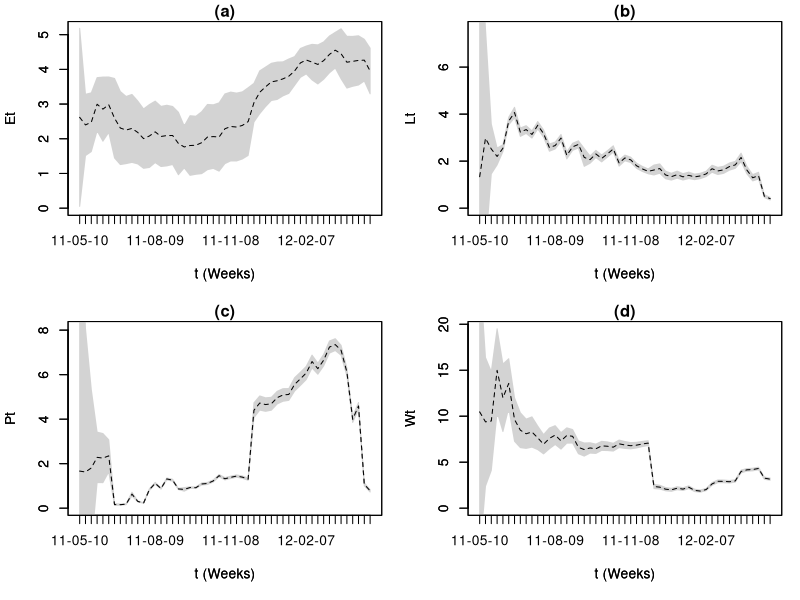
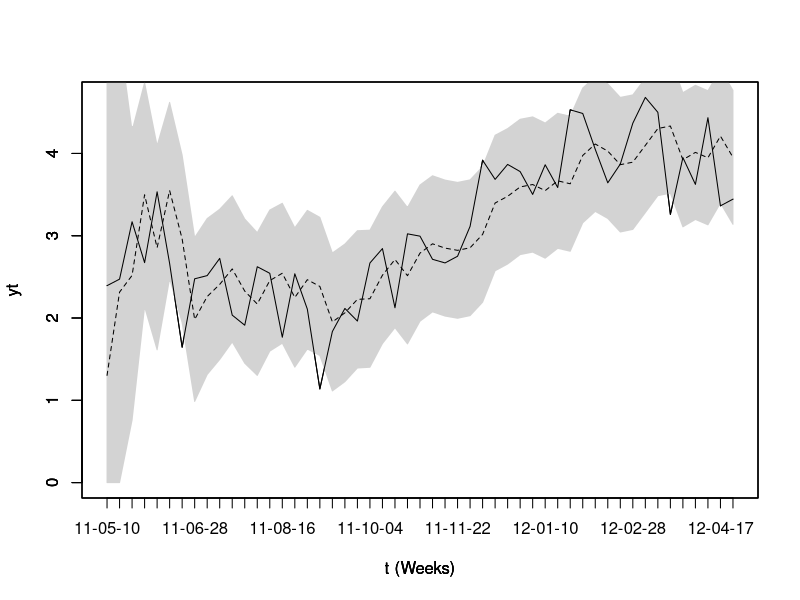
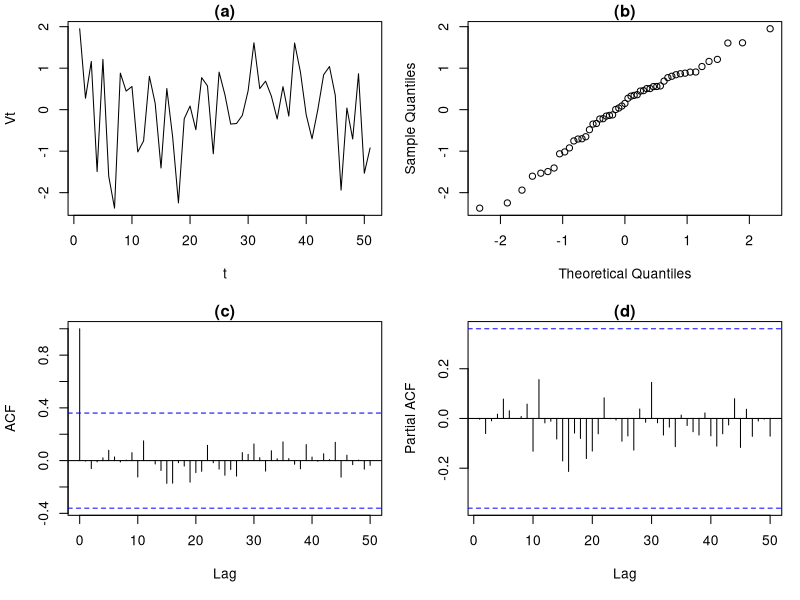

Reproduce these figures in R, in order.
################################################################################
##
## GRAPHS: Adjusting a tSate Space Model to Aedes Aegypti Trap Data    
##
################################################################################
# date: 01/01/2018
#############################################################################

require(chron)
#############################################################################
# set directory:

#############################################################################
### loading:
EstFKVE=read.table("att1EggDengueModelv21.csv",sep=",",dec=".",header=TRUE)
EstFKVE=EstFKVE[,]
EstFKVEpt=read.table("ptt1EggDengueModelv21.csv",sep=",",dec=".",header=TRUE)
EstFKVEpt=EstFKVEpt[,]
EstFKVEytt1=read.table("ytt1EggDengueModelv21.csv",sep=",",dec=".",header=TRUE)
EstFKVEytt1
ytt1=EstFKVEytt1$ytt1
EstFKVEft=read.table("FtEggDengueModelv21.csv",sep=",",dec=".",header=TRUE)
EstFKVEft
Ft=EstFKVEft$Ft
yt=read.table("ytovos-costarica.csv",sep="",dec=",",header=FALSE)
yt=log(yt$V1)
n1=length(yt)

#############################################################################
##
## GRAPHS:
##
############################################################################  
Et=(EstFKVE$Et)
qlils=1.96
liEt=Et-qlils*sqrt(EstFKVEpt$Et)
lsEt=Et+qlils*sqrt(EstFKVEpt$Et)
liEt
Et
lsEt
Etm=matrix(0,n1,3)
Etm[,1]=liEt
Etm[,2]=lsEt
Etm[,3]=Et
Lt=(EstFKVE$lt)
liLt=Lt-qlils*sqrt(EstFKVEpt$lt)
lsLt=Lt+qlils*sqrt(EstFKVEpt$lt)
Ltm=matrix(0,n1,3)
Ltm[,1]=liLt
Ltm[,2]=lsLt
Ltm[,3]=Lt
Pt=(EstFKVE$Pt)
liPt=Pt-qlils*sqrt(EstFKVEpt$Pt)
lsPt=Pt+qlils*sqrt(EstFKVEpt$Pt)
Ptm=matrix(0,n1,3)
Ptm[,1]=liPt
Ptm[,2]=lsPt
Ptm[,3]=Pt
Wt=(EstFKVE$Wt)
liWt=Wt-qlils*sqrt(EstFKVEpt$Wt)
lsWt=Wt+qlils*sqrt(EstFKVEpt$Wt)
Wtm=matrix(0,n1,3)
Wtm[,1]=liWt
Wtm[,2]=lsWt
Wtm[,3]=Wt

#############################################################################
##
## GRAPH 1:
##
############################################################################  
par(mfrow=c(2,2),mar = c(5.1,4.1,1.3,1.1))
#Et
seq1=seq(1,n1)
seq2=seq(n1,1)
seq3=array(0,c(n1))
require(chron)
Weeks=seq.dates("05/10/11", "04/24/12", by = "weeks") # serie ovos BH
at=seq(as.Date("2011/05/10"), as.Date("2012/04/24"), "weeks")  # Mexer aqui!!
plot(at,Etm[,3],lty=c(2,2,1),ylab="Et",ylim=c(0,max(Etm[2:n1,])),xlab="t (Weeks)",type='l',xaxt = "n")
polygon(c(at, sort(Weeks,decreasing = TRUE)),c((Etm[,1]),rev((Etm[,2]))),col="light grey",border="light grey",angle=90)
par(new=T)
plot(at,Etm[,3],lty=c(2),ylab="Et",xlab="t (Weeks)",ylim=c(0,max(Etm[2:n1,])),type='l',xaxt = "n")
axis.Date(1,at=at,format="%y-%m-%d", col.axis = 1, col = 1)
title("(a)")
#Lt
seq1=seq(1,n1)
seq2=seq(n1,1)
seq3=array(0,c(n1))
plot(at,Ltm[,3],lty=c(2,2,1),ylab="Lt",ylim=c(0,max(Ltm[2:n1,])),xlab="t (Weeks)",type='l',xaxt = "n")
polygon(c(at, sort(Weeks,decreasing = TRUE)),c((Ltm[,1]),rev((Ltm[,2]))),col="light grey",border="light grey",angle=90)
par(new=T)
plot(at,Ltm[,3],lty=c(2),ylab="Lt",ylim=c(0,max(Ltm[2:n1,])),xlab="t (Weeks)",type='l',xaxt = "n")
axis.Date(1,at=at,format="%y-%m-%d", col.axis = 1, col = 1)
title("(b)")
#Pt
seq1=seq(1,n1)
seq2=seq(n1,1)
seq3=array(0,c(n1))
plot(at,Ptm[,3],lty=c(2),ylab="Pt",ylim=c(0,max(Ptm[2:n1,])),xlab="t (Weeks)",type='l',xaxt = "n")
par(new=T)
polygon(c(at, sort(at,decreasing = TRUE)),c((Ptm[,1]),rev((Ptm[,2]))),col="light grey",border="light grey",angle=90)
par(new=T)
plot(at,Ptm[,3],lty=c(2),ylab="Pt",ylim=c(0,max(Ptm[2:n1,])),xlab="t (Weeks)",type='l',xaxt = "n")
axis.Date(1,at=at,format="%y-%m-%d", col.axis = 1, col = 1)
title("(c)")
#Wt
seq1=seq(1,n1)
seq2=seq(n1,1)
seq3=array(0,c(n1))
plot(at,Wtm[,3],lty=c(2),ylab="Wt",ylim=c(0,max(Wtm[2:n1,])),xlab="t (Weeks)",type='l',xaxt = "n")
par(new=T)
polygon(c(at, sort(at,decreasing = TRUE)),c((Wtm[,1]),rev((Wtm[,2]))),col="light grey",border="light grey",angle=90)
par(new=T)
plot(Weeks,Wtm[,3],lty=c(2),ylab="Wt",ylim=c(0,max(Wtm[2:n1,])),xlab="t (Weeks)",type='l',xaxt = "n")
axis.Date(1,at=at,format="%y-%m-%d", col.axis = 1, col = 1)
title("(d)")

#############################################################################
##
## GRAPH 2:
##
############################################################################   
ytt1=EstFKVEytt1$ytt1
Ft=EstFKVEft$Ft
liyt=ytt1-1.65*sqrt(Ft)
lsyt=ytt1+1.65*sqrt(Ft)
liyt
ytt1
lsyt
ytm=matrix(0,n1,4)
liyt[liyt<0]=0
ytm[,1]=liyt
ytm[,2]=lsyt
ytm[,3]=ytt1
ytm[,4]=yt

###############################################################################
windows()
#Et
seq1=seq(1,n1)
seq2=seq(n1,1)
seq3=array(0,c(n1))
require(chron)
Weeks=seq.dates("05/10/11", "04/24/12", by = "weeks")
at=seq(as.Date("2011/05/10"), as.Date("2012/04/24"), "weeks")  
plot(at,ytm[,4],lty=c(1),ylab="yt",ylim=c(0,max(yt)),xlab="t (Weeks)",type='l',xaxt = "n")
par(new=T)
polygon(c(at, sort(at,decreasing = TRUE)),c((ytm[,1]),rev((ytm[,2]))),col="light grey",border="light grey",angle=90)
par(new=T)
plot(at,ytm[,3],lty=c(2),ylab="yt",ylim=c(0,max(yt)),xlab="t (Weeks)",type='l',xaxt = "n")
par(new=T)
plot(at,ytm[,4],lty=c(1),ylab="yt",ylim=c(0,max(yt)),xlab="t (Weeks)",type='l',xaxt = "n")
axis.Date(1,at=at,format="%y-%m-%d", col.axis = 1, col = 1)
#MSE:
mean(abs(yt-Et))
mean(abs(yt-ytt1))

#################################
### Diagnostic
################################
Residuals=(yt-ytt1)
Residuals
Residualsp=(Residuals-mean(Residuals))/sd(Residuals)
Residualsp
Vt=Residualsp
windows()
par(mfrow=c(2,2),mar = c(5.1,4.1,1.3,1.1))
ts.plot(Vt,xlab="t",ylab="Vt",type='l')
title("(a)")
qqnorm(Vt,main="")
title("(b)")
acf(Vt,lag=80,main="",ci=0.99)
title("(c)")
pacf(Vt,lag=80,main="",ci=0.99)
title("(d)")
shapiro.test(Vt)
Box.test(Vt,lag=1)
Box.test(Vt,lag=6)
Box.test(Vt,lag=12)
#############################################################################
